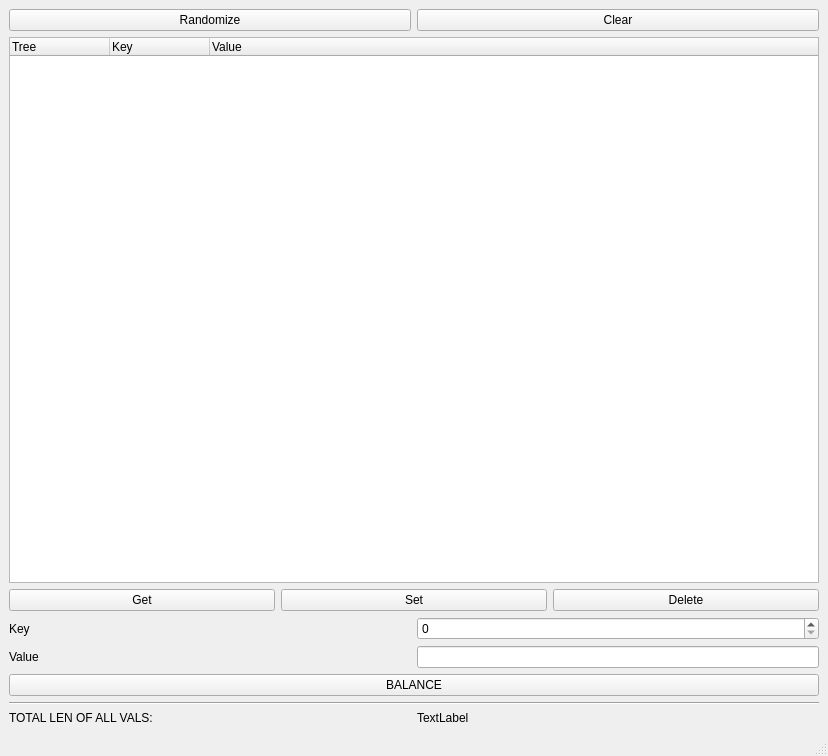
<?xml version="1.0" encoding="UTF-8"?>
<ui version="4.0">
 <class>MainWindow</class>
 <widget class="QMainWindow" name="MainWindow">
  <property name="geometry">
   <rect>
    <x>0</x>
    <y>0</y>
    <width>828</width>
    <height>756</height>
   </rect>
  </property>
  <property name="windowTitle">
   <string>MainWindow</string>
  </property>
  <widget class="QWidget" name="centralwidget">
   <layout class="QGridLayout" name="gridLayout">
    <item row="7" column="0">
     <widget class="QLabel" name="label_4">
      <property name="text">
       <string>Value</string>
      </property>
     </widget>
    </item>
    <item row="10" column="0">
     <widget class="QLabel" name="label">
      <property name="text">
       <string>TOTAL LEN OF ALL VALS:</string>
      </property>
     </widget>
    </item>
    <item row="7" column="1">
     <widget class="QLineEdit" name="value"/>
    </item>
    <item row="10" column="1">
     <widget class="QLabel" name="totlen">
      <property name="text">
       <string>TextLabel</string>
      </property>
     </widget>
    </item>
    <item row="1" column="0" colspan="2">
     <widget class="QTreeWidget" name="tree">
      <column>
       <property name="text">
        <string>Tree</string>
       </property>
      </column>
      <column>
       <property name="text">
        <string>Key</string>
       </property>
      </column>
      <column>
       <property name="text">
        <string>Value</string>
       </property>
      </column>
     </widget>
    </item>
    <item row="6" column="1">
     <widget class="QSpinBox" name="key">
      <property name="maximum">
       <number>999999999</number>
      </property>
     </widget>
    </item>
    <item row="0" column="0">
     <widget class="QPushButton" name="randBtn">
      <property name="sizePolicy">
       <sizepolicy hsizetype="Minimum" vsizetype="Fixed">
        <horstretch>1</horstretch>
        <verstretch>0</verstretch>
       </sizepolicy>
      </property>
      <property name="text">
       <string>Randomize</string>
      </property>
     </widget>
    </item>
    <item row="0" column="1">
     <widget class="QPushButton" name="clearBtn">
      <property name="sizePolicy">
       <sizepolicy hsizetype="Minimum" vsizetype="Fixed">
        <horstretch>1</horstretch>
        <verstretch>0</verstretch>
       </sizepolicy>
      </property>
      <property name="text">
       <string>Clear</string>
      </property>
     </widget>
    </item>
    <item row="2" column="0" colspan="2">
     <layout class="QHBoxLayout" name="horizontalLayout">
      <item>
       <widget class="QPushButton" name="getBtn">
        <property name="text">
         <string>Get</string>
        </property>
       </widget>
      </item>
      <item>
       <widget class="QPushButton" name="setBtn">
        <property name="text">
         <string>Set</string>
        </property>
       </widget>
      </item>
      <item>
       <widget class="QPushButton" name="delBtn">
        <property name="text">
         <string>Delete</string>
        </property>
       </widget>
      </item>
     </layout>
    </item>
    <item row="9" column="0" colspan="2">
     <widget class="Line" name="line">
      <property name="orientation">
       <enum>Qt::Horizontal</enum>
      </property>
     </widget>
    </item>
    <item row="6" column="0">
     <widget class="QLabel" name="label_3">
      <property name="text">
       <string>Key</string>
      </property>
     </widget>
    </item>
    <item row="8" column="0" colspan="2">
     <widget class="QPushButton" name="balanceBtn">
      <property name="text">
       <string>BALANCE</string>
      </property>
     </widget>
    </item>
   </layout>
  </widget>
  <widget class="QMenuBar" name="menubar">
   <property name="geometry">
    <rect>
     <x>0</x>
     <y>0</y>
     <width>828</width>
     <height>22</height>
    </rect>
   </property>
  </widget>
  <widget class="QStatusBar" name="statusbar"/>
 </widget>
 <resources/>
 <connections/>
</ui>
